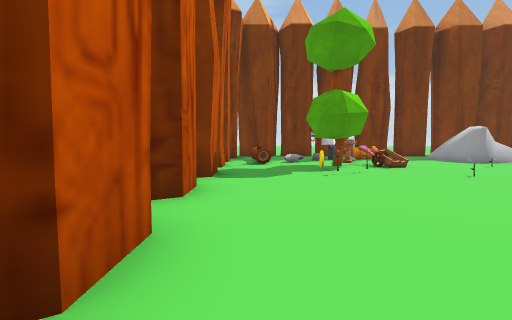
[1] (above)

24 first-person views from a walk through a Unity game level. The camera is 1.4 m above the floor, tilts 4° down and sees 90° across. The floor is counted in squares, 2 m on a side. Each view is taken from the middle of a square. On the plan, view 1 faces up. The plan holds only what a view shows up to about 9 squares ahead; the rest is blank. The place goes on beyond the plan. The player character is not drawn. Some surface patterns are stand-ins.

[2]
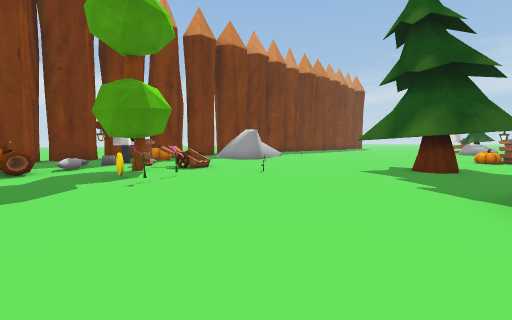

[3]
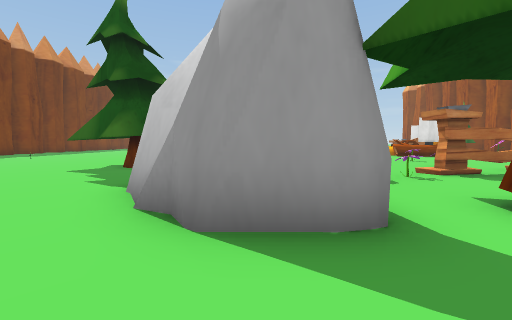

[4]
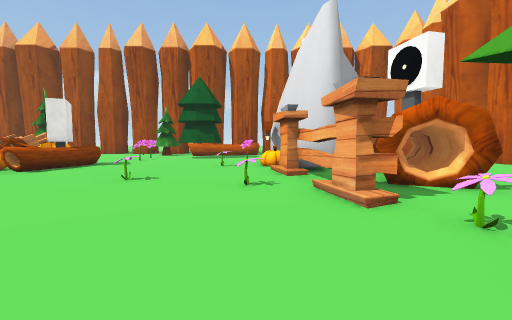

[5]
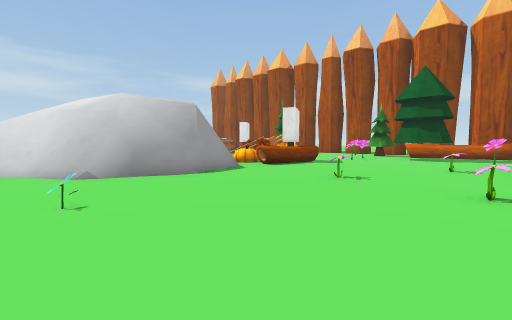

[6]
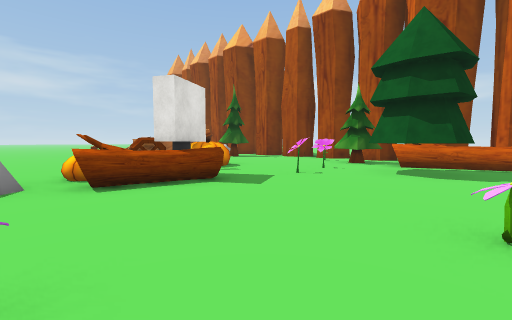

[7]
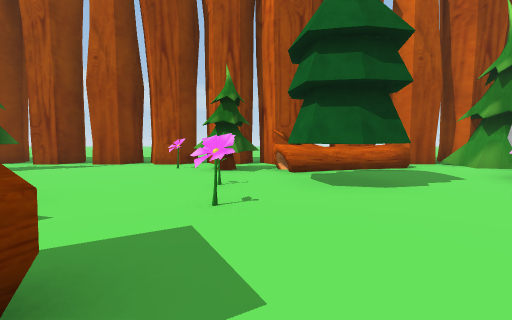

[8]
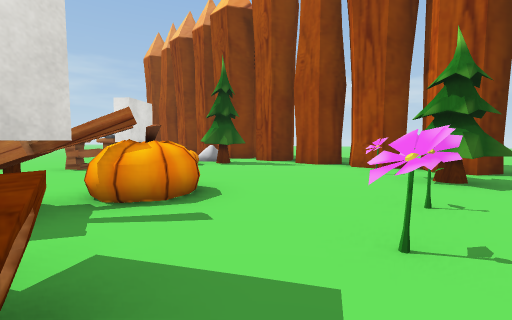

[9]
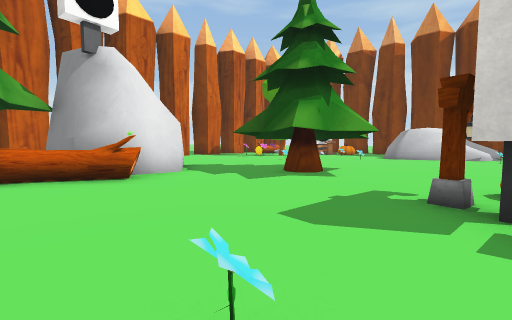

[10]
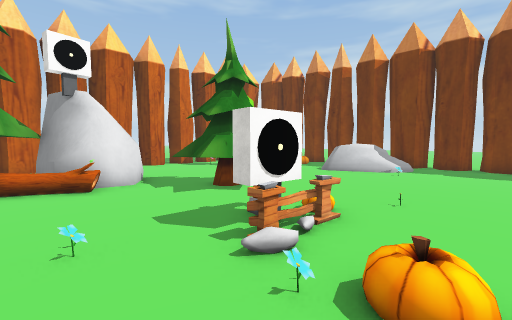

[11]
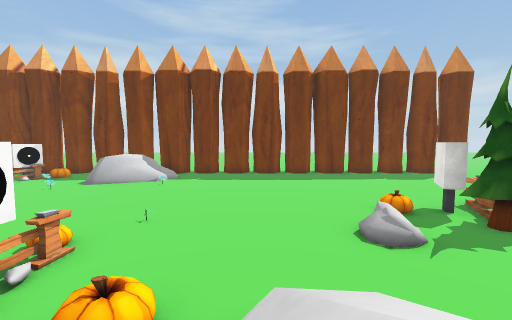

[12]
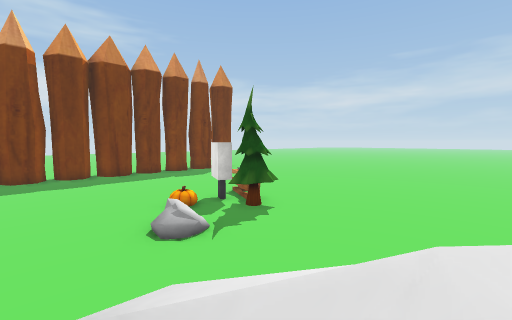

[13]
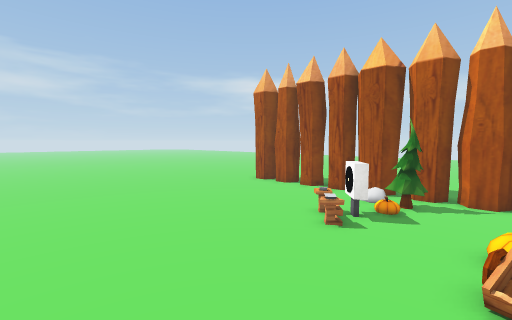

[14]
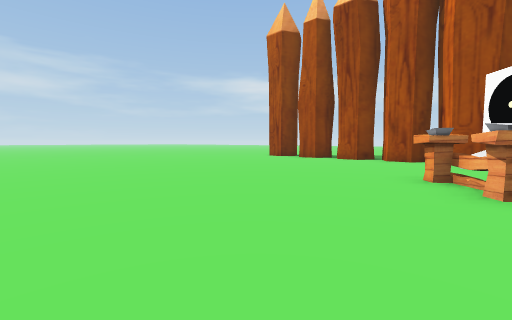

[15]
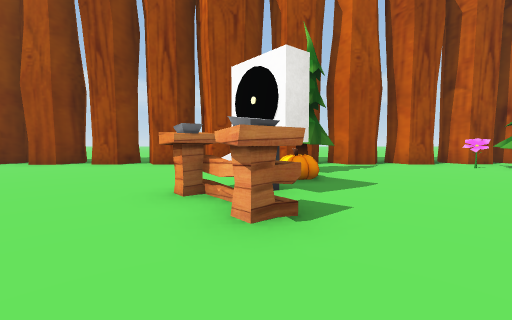

[16]
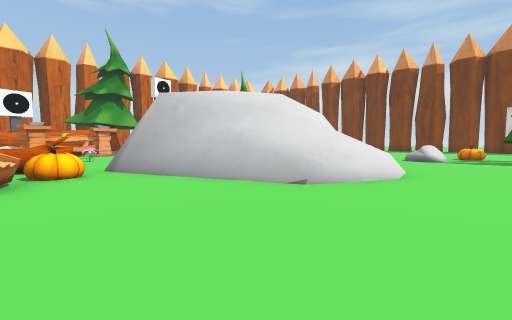

[17]
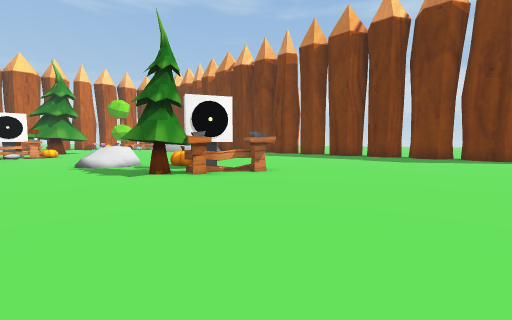

[18]
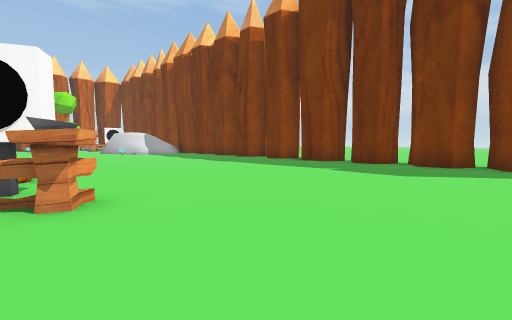

[19]
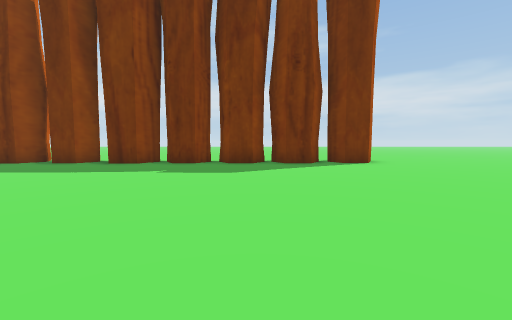

[20]
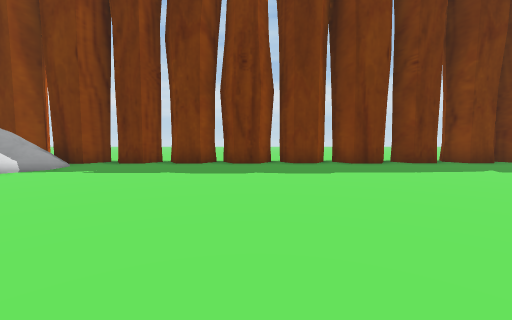

[21]
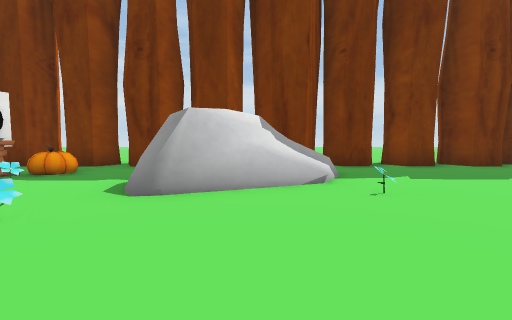

[22]
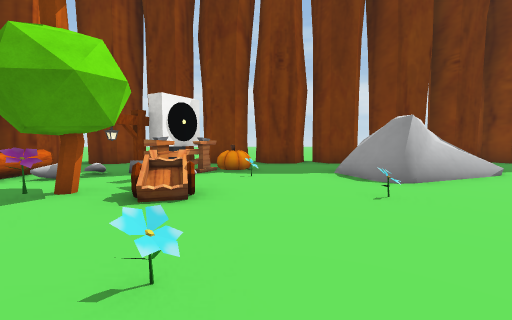

[23]
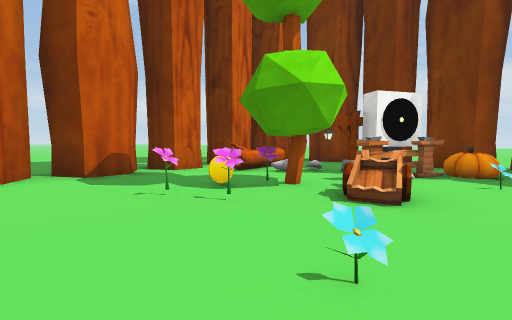

[24]
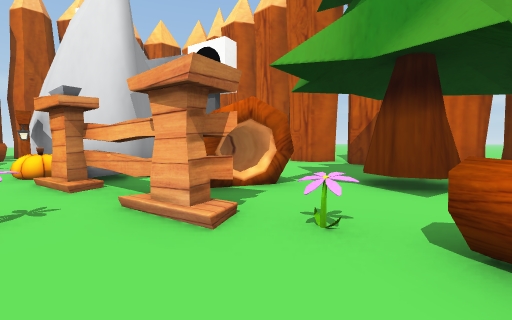

### Floor plan
Key: @ floor where view 1 was taken; # wall or solid block; x gap in a wall; . main floor; : floor 0.25 m higher than the main floor; + floor 0.5 m higher than the main floor; * floor 0.75 m higher than the main floor; / step, stairs or slope; = window, fence, low wall or low ledge; ^ raised ledge; v drop or lower ground; F fence; L flower; A lamp; T tree; P pumpkin; R rock; O other object.
Columns run from 2 left of view 1 to 26 right of it. Each row starts with its distance up from view 1.
 13   ###########################
 12  ##.......///................
 11 ##...OPP.. //................
 10 ##^..FP..=/=/................
  9 ##^xAF.L.###/................
  8 ##^.x.O......O...............
  7 ##..#.O..L...................
  6 ##..LL.......................
  5 ##....L.................F....
  4 ##.......TT..........POFF....
  3  #......TTT...O.....R.TF.....
  2  #......TTT..P......+.TT.....
  1  #...........AF..............
  0   @..###.....F..P............
 -1   ..#####......LP=/ .........
 -2  # .###^....L.../// /........
 -3 ##  ...^.......//////........
 -4 ## .TT.L......=///#/=........
 -5  # .T..#......v//=///........
 -6  #....##.L.....#v##/.........
 -7 ##...####..O...##............
 -8  #...# .#......#P............
 -9  #..## RR.L...^OPO...........
-10  #. ####PA....^OOO...........
-11      # ##.......PP...F.......
-12         #L...L..PP...FF......
-13         #..OO.L......OF......
-14         #..OO.......P.......
-15        .....^#T....TTO......
-16       TT.^^^^TTL....T*:......
-17       TT#######.#######...###
-18       ### ##################
-19              .

Positions as (right, up) in squares from view 1, and headings:
1: (0, 0), facing up
2: (0, 1), facing up-right
3: (0, -1), facing right
4: (7, -2), facing down
5: (7, -2), facing down-right
6: (8, -7), facing down-right
7: (11, -9), facing down
8: (11, -10), facing down-right
9: (11, -3), facing up-left
10: (14, -3), facing up-left
11: (15, -3), facing up
12: (15, -3), facing up-right
13: (15, -4), facing down-right
14: (19, -7), facing down-right
15: (19, -9), facing down
16: (20, -9), facing up-left
17: (26, 0), facing up-left
18: (25, 4), facing up-left
19: (24, 4), facing up
20: (16, 4), facing up
21: (9, 5), facing up
22: (5, 4), facing up
23: (5, 4), facing up-left
24: (7, -3), facing down-left
